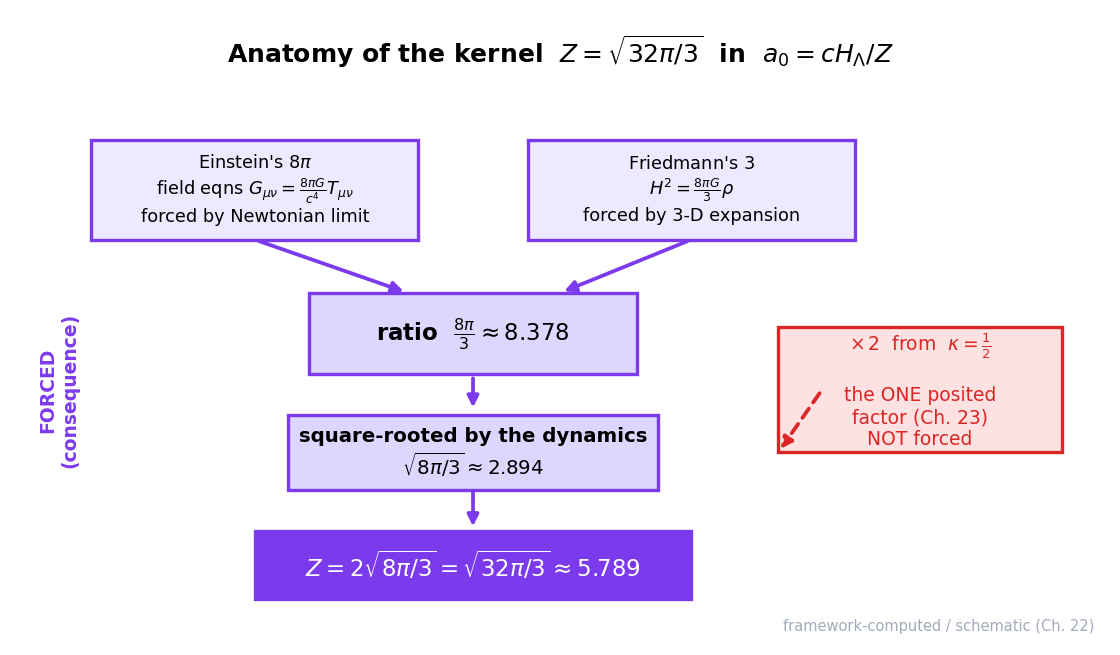

This figure's Python source:
import numpy as np, matplotlib
matplotlib.use("Agg")
import matplotlib.pyplot as plt
plt.rcParams.update({"figure.dpi":150,"savefig.dpi":150,"font.size":11,
    "axes.grid":True,"grid.alpha":0.25,"axes.spines.top":False,"axes.spines.right":False,
    "axes.titlesize":12,"figure.facecolor":"white","axes.facecolor":"white"})
C_FW="#7c3aed"; C_NEWTON="#64748b"; C_MOND="#0891b2"; C_DATA="#dc2626"  # framework / Newton / MOND / data-or-obs

# Figure 22.2 -- anatomy of the kernel: forced parts (Einstein's 8pi / Friedmann's 3, square-rooted)
# vs the one POSITED factor kappa = 1/2. Numbers computed from the stated constants.
Z = np.sqrt(32*np.pi/3)          # = 5.789
sqrt_8pi3 = np.sqrt(8*np.pi/3)   # = 2.894
ratio_8pi3 = 8*np.pi/3           # = 8.378

fig, ax = plt.subplots(figsize=(7.6,4.5))
ax.set_axis_off()

def box(x,y,w,h,text,fc,ec,fs=10,fw="normal",tc="black"):
    ax.add_patch(plt.Rectangle((x-w/2,y-h/2),w,h, fc=fc, ec=ec, lw=1.6,
                               transform=ax.transAxes, zorder=3))
    ax.text(x,y,text, ha="center", va="center", fontsize=fs, fontweight=fw,
            color=tc, transform=ax.transAxes, zorder=4)

ax.text(0.5,0.97,"Anatomy of the kernel  $Z=\\sqrt{32\\pi/3}$  in  $a_0=cH_\\Lambda/Z$",
        ha="center", va="top", fontsize=12, fontweight="bold", transform=ax.transAxes)

box(0.22,0.72,0.30,0.16, "Einstein's $8\\pi$\nfield eqns $G_{\\mu\\nu}=\\frac{8\\pi G}{c^4}T_{\\mu\\nu}$\nforced by Newtonian limit",
    "#ede9fe", C_FW, fs=8.5)
box(0.62,0.72,0.30,0.16, "Friedmann's $3$\n$H^2=\\frac{8\\pi G}{3}\\rho$\nforced by 3-D expansion",
    "#ede9fe", C_FW, fs=8.5)

box(0.42,0.49,0.30,0.13, "ratio  $\\frac{8\\pi}{3}\\approx %.3f$" % ratio_8pi3,
    "#ddd6fe", C_FW, fs=11, fw="bold")
ax.annotate("",xy=(0.36,0.555),xytext=(0.22,0.64),
            arrowprops=dict(arrowstyle="-|>",color=C_FW,lw=1.8),transform=ax.transAxes)
ax.annotate("",xy=(0.50,0.555),xytext=(0.62,0.64),
            arrowprops=dict(arrowstyle="-|>",color=C_FW,lw=1.8),transform=ax.transAxes)

box(0.42,0.30,0.34,0.12, "square-rooted by the dynamics\n$\\sqrt{8\\pi/3}\\approx %.3f$" % sqrt_8pi3,
    "#ddd6fe", C_FW, fs=9.5, fw="bold")
ax.annotate("",xy=(0.42,0.365),xytext=(0.42,0.425),
            arrowprops=dict(arrowstyle="-|>",color=C_FW,lw=1.8),transform=ax.transAxes)

box(0.83,0.40,0.26,0.20, "$\\times\\,2$  from  $\\kappa=\\frac{1}{2}$\n\nthe ONE posited\nfactor (Ch. 23)\nNOT forced",
    "#fee2e2", C_DATA, fs=9, tc=C_DATA)
ax.annotate("",xy=(0.70,0.30),xytext=(0.74,0.40),
            arrowprops=dict(arrowstyle="-|>",color=C_DATA,lw=1.8,ls=(0,(3,2))),transform=ax.transAxes)

box(0.42,0.12,0.40,0.11, "$Z=2\\sqrt{8\\pi/3}=\\sqrt{32\\pi/3}\\approx %.3f$" % Z,
    C_FW, C_FW, fs=11, fw="bold", tc="white")
ax.annotate("",xy=(0.42,0.175),xytext=(0.42,0.245),
            arrowprops=dict(arrowstyle="-|>",color=C_FW,lw=1.8),transform=ax.transAxes)

ax.text(0.04,0.40,"FORCED\n(consequence)", color=C_FW, fontsize=9, fontweight="bold",
        rotation=90, ha="center", va="center", transform=ax.transAxes)
ax.text(0.99,0.01,"framework-computed / schematic (Ch. 22)", ha="right", va="bottom",
        fontsize=7, color=C_NEWTON, alpha=0.6, transform=ax.transAxes)
fig.tight_layout(); fig.savefig("ch22_kernel_anatomy.png", bbox_inches="tight"); print("ok")
